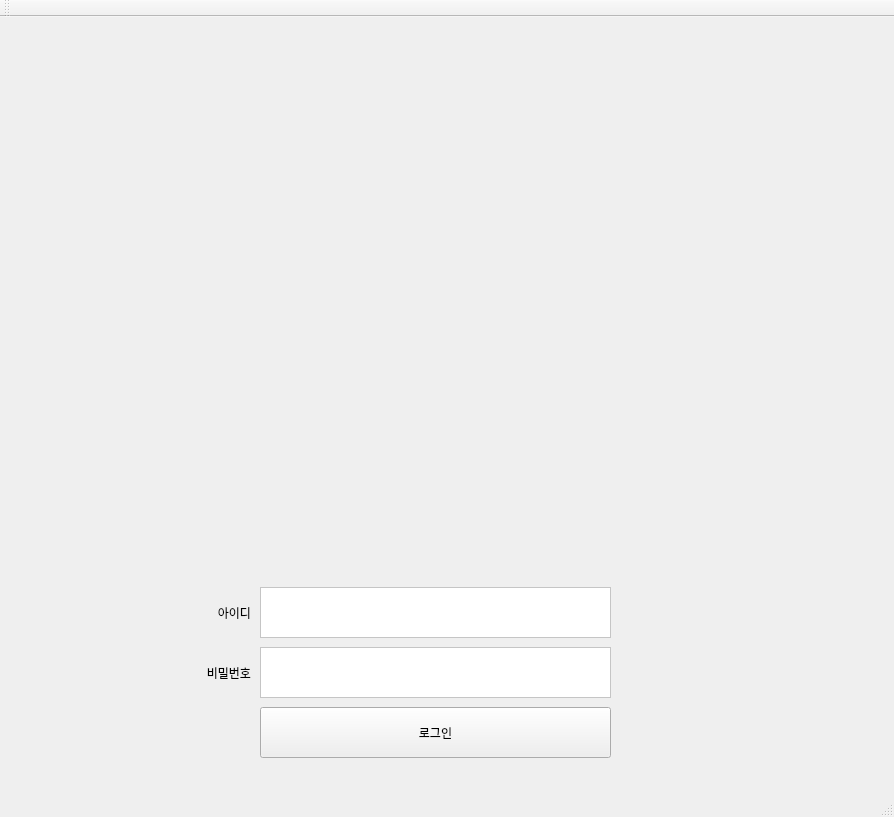
<?xml version="1.0" encoding="UTF-8"?>
<ui version="4.0">
 <class>HIstarClass</class>
 <widget class="QMainWindow" name="HIstarClass">
  <property name="geometry">
   <rect>
    <x>0</x>
    <y>0</y>
    <width>894</width>
    <height>817</height>
   </rect>
  </property>
  <property name="windowTitle">
   <string>HIstar</string>
  </property>
  <widget class="QWidget" name="centralWidget">
   <widget class="QStackedWidget" name="stackedWidget">
    <property name="geometry">
     <rect>
      <x>10</x>
      <y>10</y>
      <width>871</width>
      <height>741</height>
     </rect>
    </property>
    <property name="styleSheet">
     <string notr="true"/>
    </property>
    <property name="currentIndex">
     <number>0</number>
    </property>
    <widget class="QWidget" name="page">
     <widget class="QPushButton" name="login_1">
      <property name="geometry">
       <rect>
        <x>250</x>
        <y>680</y>
        <width>351</width>
        <height>51</height>
       </rect>
      </property>
      <property name="styleSheet">
       <string notr="true">
</string>
      </property>
      <property name="text">
       <string>로그인</string>
      </property>
     </widget>
     <widget class="QTextEdit" name="textEdit">
      <property name="geometry">
       <rect>
        <x>250</x>
        <y>560</y>
        <width>351</width>
        <height>51</height>
       </rect>
      </property>
      <property name="styleSheet">
       <string notr="true">background-color: rgb(255, 255, 255);
font: 75 20pt &quot;Arial&quot;;</string>
      </property>
     </widget>
     <widget class="QTextEdit" name="textEdit_2">
      <property name="geometry">
       <rect>
        <x>250</x>
        <y>620</y>
        <width>351</width>
        <height>51</height>
       </rect>
      </property>
      <property name="styleSheet">
       <string notr="true">background-color: rgb(255, 255, 255);
font: 75 20pt &quot;Arial&quot;;</string>
      </property>
     </widget>
     <widget class="QLabel" name="label">
      <property name="geometry">
       <rect>
        <x>140</x>
        <y>560</y>
        <width>101</width>
        <height>51</height>
       </rect>
      </property>
      <property name="styleSheet">
       <string notr="true">
font: 75 16pt &quot;Arial&quot;;</string>
      </property>
      <property name="text">
       <string>아이디</string>
      </property>
      <property name="alignment">
       <set>Qt::AlignRight|Qt::AlignTrailing|Qt::AlignVCenter</set>
      </property>
     </widget>
     <widget class="QLabel" name="label_2">
      <property name="geometry">
       <rect>
        <x>110</x>
        <y>620</y>
        <width>131</width>
        <height>51</height>
       </rect>
      </property>
      <property name="styleSheet">
       <string notr="true">
font: 75 16pt &quot;Arial&quot;;</string>
      </property>
      <property name="text">
       <string>비밀번호</string>
      </property>
      <property name="alignment">
       <set>Qt::AlignRight|Qt::AlignTrailing|Qt::AlignVCenter</set>
      </property>
     </widget>
     <widget class="QLabel" name="label_5">
      <property name="geometry">
       <rect>
        <x>110</x>
        <y>20</y>
        <width>601</width>
        <height>531</height>
       </rect>
      </property>
      <property name="text">
       <string/>
      </property>
      <property name="pixmap">
       <pixmap>../../../../Downloads/logo.jpeg</pixmap>
      </property>
      <property name="scaledContents">
       <bool>true</bool>
      </property>
     </widget>
     <zorder>label_5</zorder>
     <zorder>login_1</zorder>
     <zorder>textEdit</zorder>
     <zorder>textEdit_2</zorder>
     <zorder>label</zorder>
     <zorder>label_2</zorder>
    </widget>
    <widget class="QWidget" name="page_2">
     <widget class="QPushButton" name="search">
      <property name="geometry">
       <rect>
        <x>420</x>
        <y>60</y>
        <width>221</width>
        <height>51</height>
       </rect>
      </property>
      <property name="styleSheet">
       <string notr="true">background-color: rgb(255, 255, 255);</string>
      </property>
      <property name="text">
       <string>조회하기</string>
      </property>
     </widget>
     <widget class="QTableWidget" name="tableWidget">
      <property name="geometry">
       <rect>
        <x>10</x>
        <y>60</y>
        <width>381</width>
        <height>621</height>
       </rect>
      </property>
      <property name="styleSheet">
       <string notr="true">background-color: rgb(255, 255, 255);</string>
      </property>
      <column>
       <property name="text">
        <string>재료이름</string>
       </property>
      </column>
      <column>
       <property name="text">
        <string>원가</string>
       </property>
      </column>
      <column>
       <property name="text">
        <string>재고</string>
       </property>
      </column>
     </widget>
     <widget class="QLabel" name="label_3">
      <property name="geometry">
       <rect>
        <x>20</x>
        <y>10</y>
        <width>201</width>
        <height>31</height>
       </rect>
      </property>
      <property name="styleSheet">
       <string notr="true">font: 75 16pt &quot;Arial&quot;;
background-color: rgb(255, 255, 255);</string>
      </property>
      <property name="text">
       <string>현재 재고</string>
      </property>
     </widget>
     <widget class="QComboBox" name="comboBox">
      <property name="geometry">
       <rect>
        <x>420</x>
        <y>130</y>
        <width>161</width>
        <height>51</height>
       </rect>
      </property>
      <property name="styleSheet">
       <string notr="true">background-color: rgb(255, 255, 255);</string>
      </property>
     </widget>
     <widget class="QTableWidget" name="tableWidget_2">
      <property name="geometry">
       <rect>
        <x>420</x>
        <y>250</y>
        <width>431</width>
        <height>431</height>
       </rect>
      </property>
      <property name="styleSheet">
       <string notr="true">background-color: rgb(255, 255, 255);</string>
      </property>
      <column>
       <property name="text">
        <string>재료이름</string>
       </property>
      </column>
      <column>
       <property name="text">
        <string>수량</string>
       </property>
      </column>
      <column>
       <property name="text">
        <string>발주날짜</string>
       </property>
      </column>
     </widget>
     <widget class="QPushButton" name="refresh_2">
      <property name="geometry">
       <rect>
        <x>650</x>
        <y>60</y>
        <width>191</width>
        <height>51</height>
       </rect>
      </property>
      <property name="styleSheet">
       <string notr="true">background-color: rgb(255, 255, 255);</string>
      </property>
      <property name="text">
       <string>새로고침</string>
      </property>
     </widget>
     <widget class="QLabel" name="label_4">
      <property name="geometry">
       <rect>
        <x>420</x>
        <y>200</y>
        <width>111</width>
        <height>31</height>
       </rect>
      </property>
      <property name="styleSheet">
       <string notr="true">font: 75 16pt &quot;Arial&quot;;
background-color: rgb(255, 255, 255);</string>
      </property>
      <property name="text">
       <string>발주목록</string>
      </property>
     </widget>
     <widget class="QPushButton" name="order_2">
      <property name="geometry">
       <rect>
        <x>650</x>
        <y>130</y>
        <width>191</width>
        <height>51</height>
       </rect>
      </property>
      <property name="styleSheet">
       <string notr="true">background-color: rgb(255, 255, 255);</string>
      </property>
      <property name="text">
       <string>주문하기</string>
      </property>
     </widget>
     <widget class="QSpinBox" name="spinBox">
      <property name="geometry">
       <rect>
        <x>590</x>
        <y>130</y>
        <width>51</width>
        <height>51</height>
       </rect>
      </property>
      <property name="styleSheet">
       <string notr="true">background-color: rgb(255, 255, 255);</string>
      </property>
     </widget>
    </widget>
   </widget>
  </widget>
  <widget class="QMenuBar" name="menuBar">
   <property name="geometry">
    <rect>
     <x>0</x>
     <y>0</y>
     <width>894</width>
     <height>26</height>
    </rect>
   </property>
  </widget>
  <widget class="QToolBar" name="mainToolBar">
   <attribute name="toolBarArea">
    <enum>TopToolBarArea</enum>
   </attribute>
   <attribute name="toolBarBreak">
    <bool>false</bool>
   </attribute>
  </widget>
  <widget class="QStatusBar" name="statusBar"/>
 </widget>
 <layoutdefault spacing="6" margin="11"/>
 <resources>
  <include location="HIstar.qrc"/>
 </resources>
 <connections/>
</ui>
